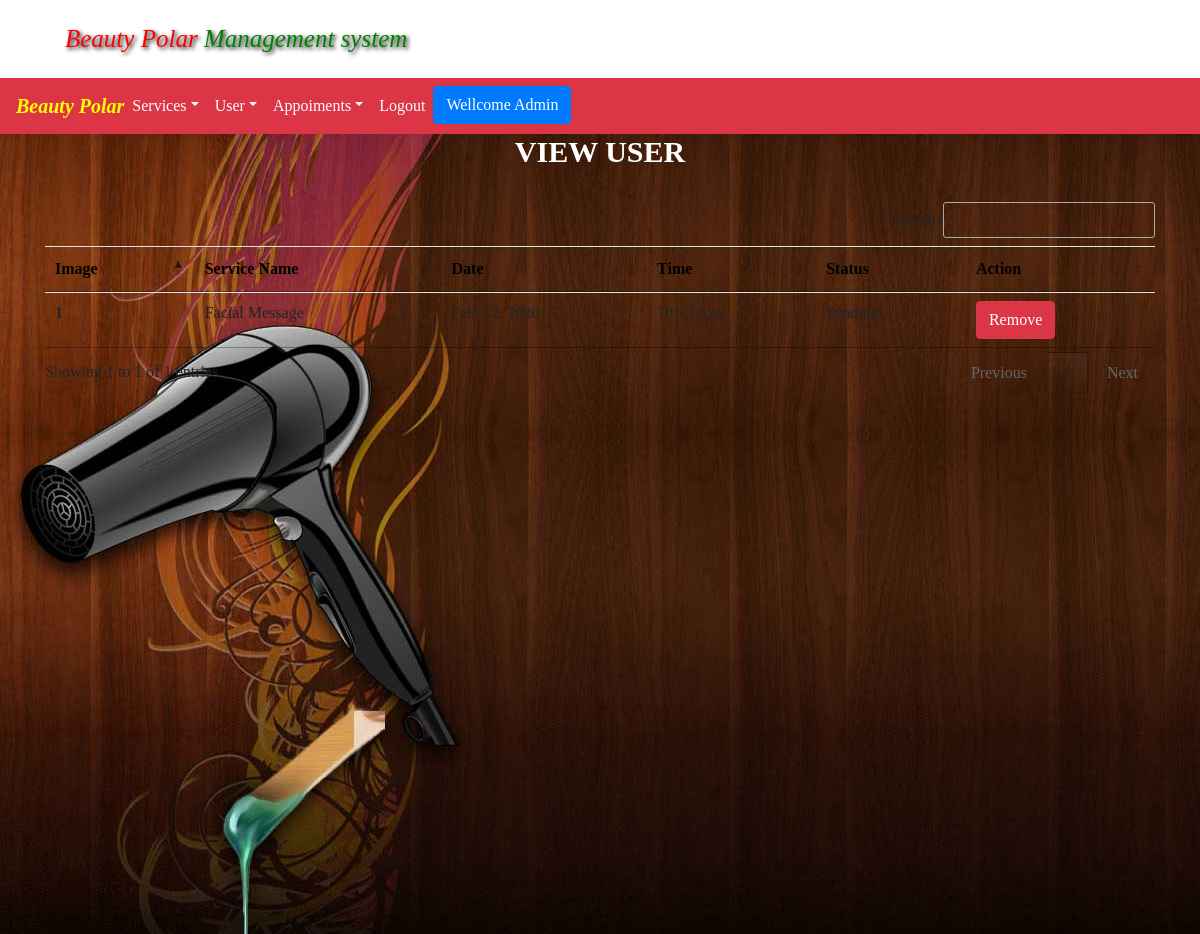
/AllAppoiments (signed in), run on the app's committed database.
### polar/models.py (models this page shows, shortened)
class Apponitment(models.Model):
    service = models.ForeignKey(Service, on_delete=models.CASCADE, null=True)
    customer = models.ForeignKey(registration, on_delete=models.CASCADE, null=True)
    status = models.ForeignKey(BookStatus, on_delete=models.CASCADE, null=True)
    paid = models.ForeignKey(BookPaid, on_delete=models.CASCADE, null=True)
    date1 = models.DateField(null=True)
    time1 = models.TimeField(null=True)

class Service(models.Model):
    name = models.CharField(max_length=100, null = True)
    cost = models.IntegerField(null = True)
    image = models.FileField(upload_to='images')
    decs = models.CharField(max_length=100, null=True)
    def __str__(self):
        return self.name

class BookStatus(models.Model):
    status = models.CharField(max_length=100, null=True)
    def __str__(self):
        return self.status

### polar/views.py (the view)
# urls.py: path("AllAppoiments", views.View_appoiment_all, name="View_appoiment_all"),
def View_appoiment_all(request):
    if not request.user.is_authenticated:
        return redirect('admin_login')
    pro = Apponitment.objects.all()    # Admin site Function view All appoimet
    messge = {'user' : pro}
    return render(request, 'all_apoiments.html', messge)

### templates/all_apoiments.html (shortened to what this page needs)
{%include 'navbar.html'%}
{%load static%}
<!DOCTYPE html>
<html>
<head>
</head>
<body>
  <div class="back">
     <div class="container ">
    <h2 class="text-center " style="text-transform: uppercase; font-size: 30px; font-weight: bold; color: white"> View User </h2>
    <br>
<table class="table"  id="example" >
  <thead style="color: black">
    <tr>
      <th scope="col">Image</th>
      <th scope="col">Service Name</th>
      <th scope="col">Date</th>
      <th scope="col">Time</th>
      <th scope="col">Status</th>
      <th scope="col">Action</th>
    </tr>
  </thead>
  <tbody>
    {% for views in user %}
    <tr>
      <th scope="row">{{views.id}}</th>
      <td>{{views.service}}</td>
      <td>{{views.date1}}</td>
      <td>{{views.time1}}</td>
      <td>{{views.status}}</td>
      <td><a href="{%url 'remove_allUser' views.id %}" onclick="return confirm(' Are You Sure? You want to Remove this Record from DataBase')" class="btn btn-danger">Remove</a></td>
    </tr>
    {%endfor%}
  </tbody>
</table>
  </div>
</div>
</body>
</html>

### static/css/style.css (style rules this page uses)
* { margin: 0%; padding: 0%; }
* { font-family: myFirstFont; }

### data on the page
Apponitment: id "1", service "Facial Message", date1 "Feb. 12, 2020", time1 "10:13 p.m.", status "Pending"
